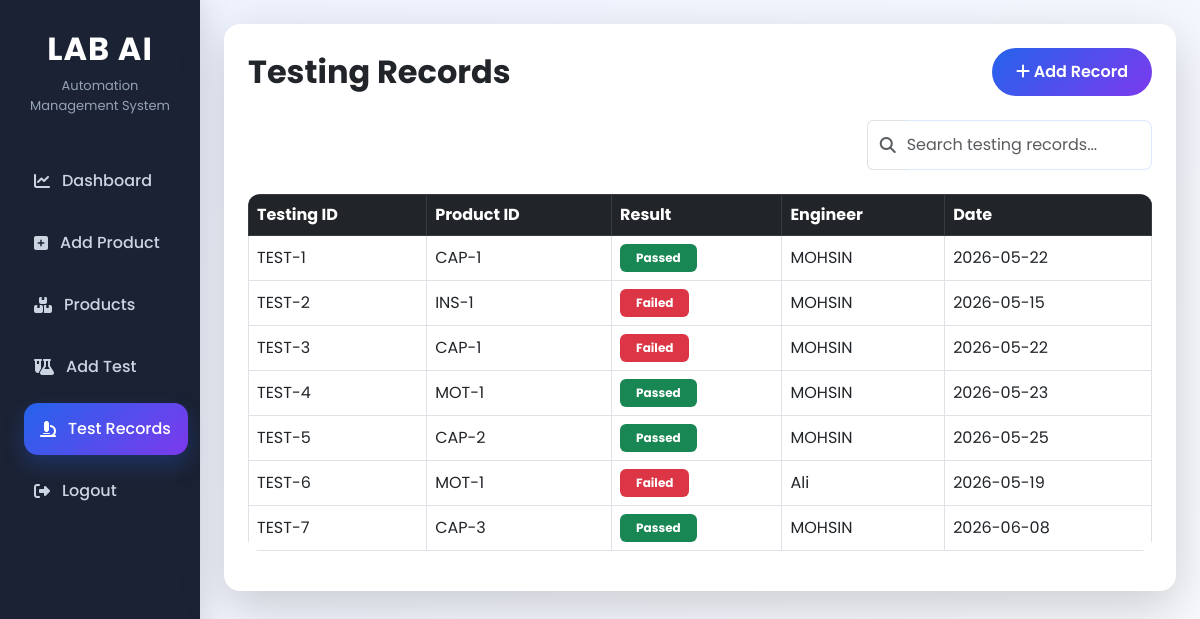
Page /view_tests.php on the committed database.
### tables this page shows
CREATE TABLE `testing_records` (
  `id` int(11) NOT NULL,
  `testing_id` varchar(20) DEFAULT NULL,
  `product_id` varchar(20) DEFAULT NULL,
  `test_type` varchar(100) DEFAULT NULL,
  `test_result` varchar(50) DEFAULT NULL,
  `engineer_name` varchar(100) DEFAULT NULL,
  `remarks` text DEFAULT NULL,
  `testing_date` date DEFAULT NULL
);

### view_tests.php (the view, shortened to what this page needs)
<?php
include "includes/config.php";
include "includes/header.php";
?>
<div class="container-fluid">
    <div class="row">
        <?php include "includes/sidebar.php"; ?>
        <div class="col-lg-10 col-md-9 col-12 p-4">
            <div class="card shadow-lg border-0 rounded-4 p-4">
                <div class="d-flex justify-content-between align-items-center flex-wrap mb-4">
                    <h2 class="fw-bold mb-3 mb-md-0">
                        Testing Records
                    </h2>
                    <a href="add_test.php" class="btn btn-primary rounded-pill px-4">
                        <i class="fa fa-plus"></i> Add Record
                    </a>
                </div>
                <div class="row mb-4">
                    <div class="col-md-4 ms-auto">
                        <div class="input-group">
                            <span class="input-group-text bg-white border-end-0 text-muted">
                                <i class="fa-solid fa-magnifying-glass"></i>
                            </span>
                            <input type="text"
                                   id="tableSearch"
                                   class="form-control border-start-0 ps-0 rounded-end-3"
                                   placeholder="Search testing records...">
                        </div>
                    </div>
                </div>
                <div class="table-responsive">
                    <table class="table table-hover table-bordered align-middle">
                        <thead class="table-dark">
                            <tr>
                                <th>Testing ID</th>
                                <th>Product ID</th>
                                <th>Result</th>
                                <th>Engineer</th>
                                <th>Date</th>
                            </tr>
                        </thead>
                        <tbody id="testingTableBody">
                            <?php
                            $query = mysqli_query($conn,"SELECT * FROM testing_records");
                            while($row=mysqli_fetch_array($query)){
                            ?>
                            <tr>
                                <td>
                                    <?php echo $row['testing_id']; ?>
                                </td>
                                <td>
                                    <?php echo $row['product_id']; ?>
                                </td>
                                <td>
                                    <?php
                                    if($row['test_result']=="Passed"){
                                    ?>
                                        <span class="badge bg-success px-3 py-2">
                                            Passed
                                        </span>
                                    <?php
                                    } else {
                                    ?>
                                        <span class="badge bg-danger px-3 py-2">
                                            Failed
                                        </span>
                                    <?php } ?>
                                </td>
                                <td>
                                    <?php echo $row['engineer_name']; ?>
                                </td>
                                <td>
                                    <?php echo $row['testing_date']; ?>
                                </td>
                            </tr>
                            <?php } ?>
                        </tbody>
                    </table>
                </div>
            </div>
        </div>
    </div>
</div>
<?php include "includes/footer.php"; ?>

### css/style.css (style rules this page uses)
:root { --primary:#2563eb; --secondary:#7c3aed; --dark:#0f172a; --light:#f8fafc; --card:#ffffff; }
* { margin:0; padding:0; box-sizing:border-box; }
body { font-family:'Poppins',sans-serif; background:linear-gradient(135deg,#eef2ff,#f8fafc); min-height:100vh; color:#1e293b; overflow-x:hidden; }
.btn-primary { background:linear-gradient(135deg,var(--primary),var(--secondary)); border:none; border-radius:14px; padding:12px; font-weight:600; transition:all .3s ease; }
.form-control { border-radius:14px; padding:12px; border:1px solid #dbeafe; }
.table { border-radius:12px; overflow:hidden; }
.card { overflow:hidden; }
.btn { transition:0.3s; }

### rows in the picture
testing_records: testing "TEST-1", product "CAP-1", test_result "Passed", engineer_name "MOHSIN", testing_date "2026-05-22"
testing_records: testing "TEST-2", product "INS-1", test_result "Failed", engineer_name "MOHSIN", testing_date "2026-05-15"
testing_records: testing "TEST-3", product "CAP-1", test_result "Failed", engineer_name "MOHSIN", testing_date "2026-05-22"
testing_records: testing "TEST-4", product "MOT-1", test_result "Passed", engineer_name "MOHSIN", testing_date "2026-05-23"
testing_records: testing "TEST-5", product "CAP-2", test_result "Passed", engineer_name "MOHSIN", testing_date "2026-05-25"
testing_records: testing "TEST-6", product "MOT-1", test_result "Failed", engineer_name "Ali", testing_date "2026-05-19"
testing_records: testing "TEST-7", product "CAP-3", test_result "Passed", engineer_name "MOHSIN", testing_date "2026-06-08"
